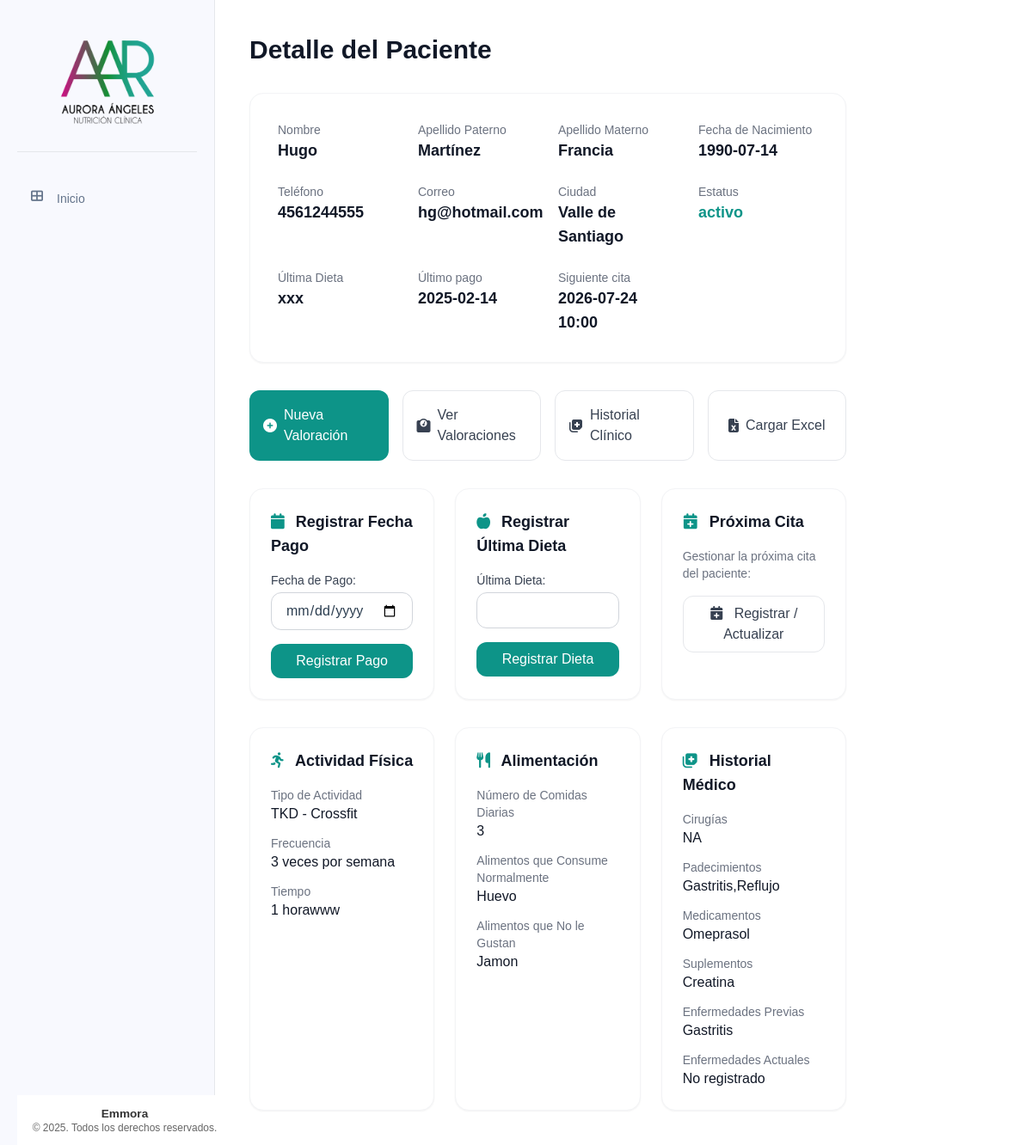
Page /pacientes/1 on the earlier database version.
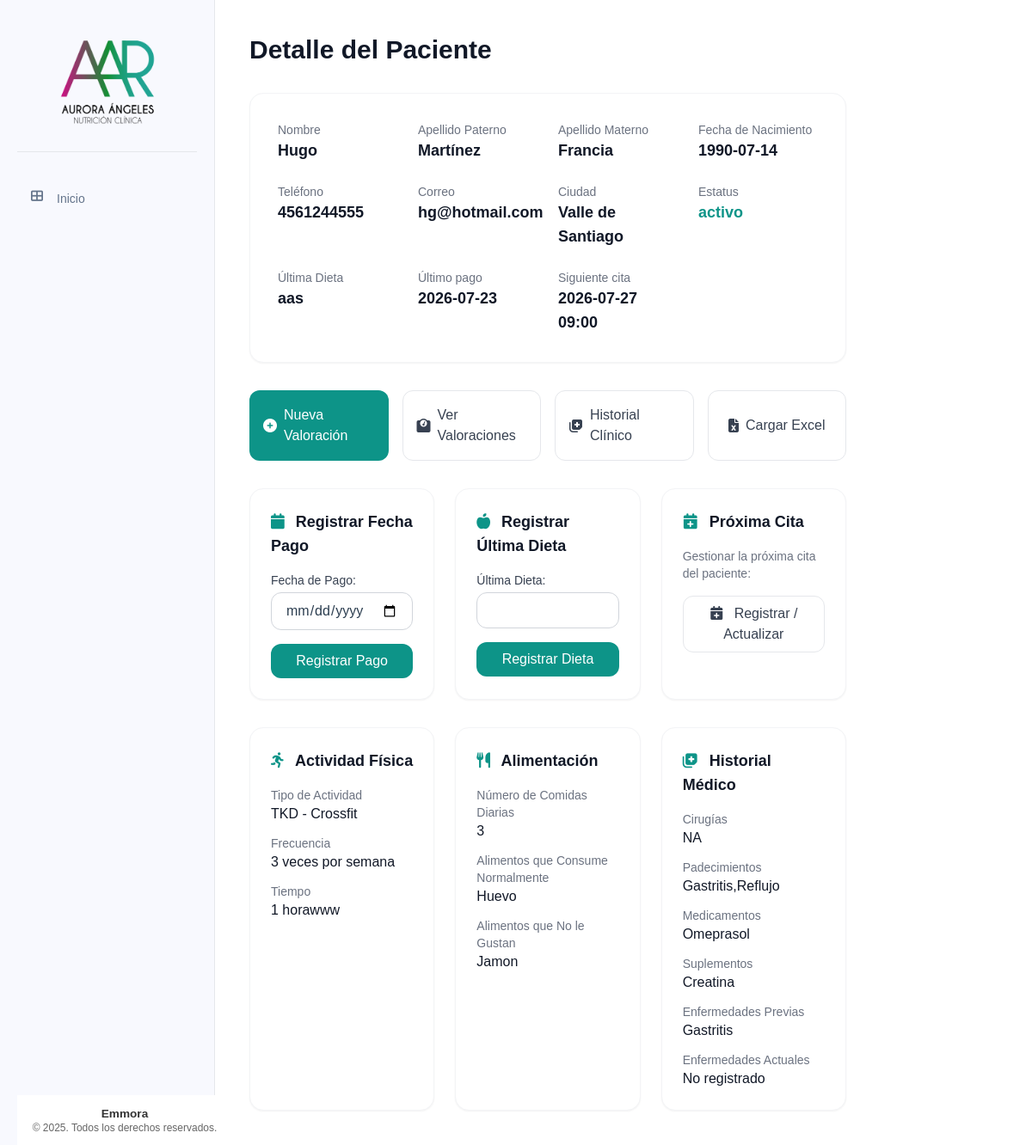
Same page on the later database version.
### tables this page shows
CREATE TABLE pacientes (
    id INTEGER PRIMARY KEY AUTOINCREMENT,
    nombre TEXT NOT NULL,
    apellido_paterno TEXT NOT NULL,
    apellido_materno TEXT NOT NULL,
    fecha_nacimiento DATE NOT NULL,
    telefono TEXT NOT NULL,
    correo TEXT UNIQUE NOT NULL,
    ciudad TEXT NOT NULL,
    fecha_registro TIMESTAMP DEFAULT CURRENT_TIMESTAMP,
    status TEXT NOT NULL DEFAULT 'activo' CHECK (status IN ('activo', 'inactivo'))
);

CREATE TABLE valoracion_antropometrica (
    id INTEGER PRIMARY KEY AUTOINCREMENT,
    paciente_id INTEGER NOT NULL,
    numero_cita INTEGER NOT NULL,
    fecha DATE NOT NULL,
    estatura FLOAT NOT NULL,
    peso FLOAT NOT NULL,
    imc FLOAT NOT NULL,
    grasa FLOAT NOT NULL,
    cintura FLOAT NOT NULL,
    torax FLOAT NOT NULL,
    brazo FLOAT NOT NULL,
    cadera FLOAT NOT NULL,
    pierna FLOAT NOT NULL,
    pantorrilla FLOAT NOT NULL,
    tension_arterial TEXT NOT NULL,
    frecuencia_cardiaca INTEGER NOT NULL,
    bicep FLOAT NOT NULL,
    tricep FLOAT NOT NULL,
    suprailiaco FLOAT NOT NULL,
    subescapular FLOAT NOT NULL,
    femoral FLOAT,
    porcentaje_grasa TEXT NOT NULL,
    --porcentaje_grasa_fem FLOAT NOT NULL,
    ultima_dieta TEXT,
    FOREIGN KEY (paciente_id) REFERENCES pacientes (id)
);

CREATE TABLE pagos (
    id INTEGER PRIMARY KEY AUTOINCREMENT,
    paciente_id INTEGER NOT NULL,
    fecha_pago DATE NOT NULL,
    FOREIGN KEY (paciente_id) REFERENCES pacientes (id)
);

CREATE TABLE historial_clinico (
    id INTEGER PRIMARY KEY AUTOINCREMENT,
    paciente_id INTEGER NOT NULL,
    cirugias TEXT,
    padecimientos TEXT,
    medicamentos TEXT,
    suplementos TEXT,
    enfermedades_previas TEXT,
    enfermedades_actuales TEXT,
    tipo_actividad_fisica TEXT,
    frecuencia_actividad_fisica TEXT,
    tiempo_actividad_fisica TEXT,
    numero_comidas_diarias INTEGER,
    alimentos_normales TEXT,
    alimentos_no_gustados TEXT,
    FOREIGN KEY (paciente_id) REFERENCES pacientes (id)
);

### app/controllers/pacientes.py (the view, shortened to what this page needs)
@pacientes.route('/<int:id>', methods=['GET', 'POST'])
def detalle_paciente(id):
    paciente = Paciente.obtener_por_id(id)
    if paciente is None:
        flash('Paciente no encontrado', 'error')
        return redirect(url_for('pacientes.lista_pacientes'))
    ultimo_pago = Pago.obtener_ultimo_pago(id)
    historial = HistorialClinico.obtener_por_paciente_id(id)
    ultima_valoracion = ValoracionAntropometrica.obtener_ultima_por_paciente(id)
    cita_id = request.args.get('cita_id', None)
    cita = None
    if cita_id:
        cita = Cita.obtener_por_id(cita_id)
    siguiente_cita_data = Cita.obtener_siguiente_cita(id)
    siguiente_cita = None
    if siguiente_cita_data:
        fecha_str = siguiente_cita_data['fecha']
        hora_str = siguiente_cita_data['hora']
        siguiente_cita = datetime.strptime(f"{fecha_str} {hora_str}", '%Y-%m-%d %H:%M')
    today = datetime.now()
    return render_template('pacientes/detalle_paciente.html',
                            paciente=paciente,
                            ultimo_pago=ultimo_pago,
                            historial=historial,
                            ultima_valoracion=ultima_valoracion,
                            cita=cita,
                            siguiente_cita=siguiente_cita,
                            today=today)

### app/templates/pacientes/detalle_paciente.html (shortened to what this page needs)
{% extends "base/base.html" %}
{% block content %}
<div class="max-w-6xl mx-auto">
    <div class="mb-8">
        <h1 class="text-3xl font-bold text-gray-900">Detalle del Paciente</h1>
    </div>
    <div class="bg-white p-8 rounded-2xl shadow-sm border border-gray-100 mb-8">
        <div class="grid grid-cols-1 md:grid-cols-2 lg:grid-cols-4 gap-6">
            <div>
                <p class="text-sm text-gray-500 font-medium">Nombre</p>
                <p class="text-lg font-semibold text-gray-900">{{ paciente['nombre'] }}</p>
            </div>
            <div>
                <p class="text-sm text-gray-500 font-medium">Apellido Paterno</p>
                <p class="text-lg font-semibold text-gray-900">{{ paciente['apellido_paterno'] }}</p>
            </div>
            <div>
                <p class="text-sm text-gray-500 font-medium">Apellido Materno</p>
                <p class="text-lg font-semibold text-gray-900">{{ paciente['apellido_materno'] }}</p>
            </div>
            <div>
                <p class="text-sm text-gray-500 font-medium">Fecha de Nacimiento</p>
                <p class="text-lg font-semibold text-gray-900">{{ paciente['fecha_nacimiento'] }}</p>
            </div>
            <div>
                <p class="text-sm text-gray-500 font-medium">Teléfono</p>
                <p class="text-lg font-semibold text-gray-900">{{ paciente['telefono'] }}</p>
            </div>
            <div>
                <p class="text-sm text-gray-500 font-medium">Correo</p>
                <p class="text-lg font-semibold text-gray-900">{{ paciente['correo'] }}</p>
            </div>
            <div>
                <p class="text-sm text-gray-500 font-medium">Ciudad</p>
                <p class="text-lg font-semibold text-gray-900">{{ paciente['ciudad'] }}</p>
            </div>
            <div>
                <p class="text-sm text-gray-500 font-medium">Estatus</p>
                <p class="text-lg font-semibold text-teal-600">{{ paciente['status'] }}</p>
            </div>
            <div>
                <p class="text-sm text-gray-500 font-medium">Última Dieta</p>
                <p class="text-lg font-semibold text-gray-900">{{ ultima_valoracion['ultima_dieta'] if ultima_valoracion else 'No registrada' }}</p>
            </div>
            <div>
                <p class="text-sm text-gray-500 font-medium">Último pago</p>
                <p class="text-lg font-semibold text-gray-900">{{ ultimo_pago['fecha_pago'] if ultimo_pago else 'No registrado' }}</p>
            </div>
            <div>
                <p class="text-sm text-gray-500 font-medium">Siguiente cita</p>
                <p class="text-lg font-semibold text-gray-900">
                    {% if siguiente_cita and siguiente_cita > today %}
                        {{ siguiente_cita.strftime('%Y-%m-%d %H:%M') }}
                    {% else %}
                        ----
                    {% endif %}
                </p>
            </div>
        </div>
    </div>
    <div class="grid grid-cols-1 sm:grid-cols-2 lg:grid-cols-4 gap-4 mb-8">
        <a href="{{ url_for('valoracion.nueva_valoracion', paciente_id=paciente['id']) }}" class="flex items-center justify-center gap-2 p-4 bg-teal-600 hover:bg-teal-700 text-white rounded-xl font-medium transition">
            <i class="fas fa-plus-circle"></i> Nueva Valoración
        </a>
        <a href="{{ url_for('valoracion.lista_valoraciones', paciente_id=paciente['id']) }}" class="flex items-center justify-center gap-2 p-4 bg-white border border-gray-200 hover:bg-gray-50 text-gray-700 rounded-xl font-medium transition">
            <i class="fas fa-weight"></i> Ver Valoraciones
        </a>
        <a href="{{ url_for('historial_clinico.ver_crear_historial', paciente_id=paciente['id']) }}" class="flex items-center justify-center gap-2 p-4 bg-white border border-gray-200 hover:bg-gray-50 text-gray-700 rounded-xl font-medium transition">
            <i class="fas fa-notes-medical"></i> Historial Clínico
        </a>
        <button type="button" id="btnOpenExcelModal" class="flex items-center justify-center gap-2 p-4 bg-white border border-gray-200 hover:bg-gray-50 text-gray-700 rounded-xl font-medium transition">
            <i class="fas fa-file-excel"></i> Cargar Excel
        </button>
    </div>
    <div class="grid grid-cols-1 lg:grid-cols-3 gap-6 mb-8">
        <div class="bg-white p-6 rounded-2xl shadow-sm border border-gray-100">
            <h3 class="text-lg font-semibold text-gray-900 mb-4"><i class="fas fa-calendar text-teal-600 mr-2"></i> Registrar Fecha Pago</h3>
            <form action="{{ url_for('pacientes.registrar_pago_paciente', id=paciente['id']) }}" method="POST" class="space-y-4">
                <div>
                    <label for="fecha_pago" class="block text-sm font-medium text-gray-700 mb-1">Fecha de Pago:</label>
                    <input type="date" id="fecha_pago" name="fecha_pago" class="w-full px-4 py-2 border border-gray-300 rounded-xl focus:ring-2 focus:ring-teal-500 focus:border-teal-500 transition" required>
                </div>
                <button type="submit" class="w-full py-2 px-4 bg-teal-600 hover:bg-teal-700 text-white rounded-xl font-medium transition">Registrar Pago</button>
            </form>
        </div>
        <div class="bg-white p-6 rounded-2xl shadow-sm border border-gray-100">
            <h3 class="text-lg font-semibold text-gray-900 mb-4"><i class="fas fa-apple-alt text-teal-600 mr-2"></i> Registrar Última Dieta</h3>
            <form action="{{ url_for('pacientes.detalle_paciente', id=paciente['id']) }}" method="POST" class="space-y-4">
                <div>
                    <label for="ultima_dieta" class="block text-sm font-medium text-gray-700 mb-1">Última Dieta:</label>
                    <input type="text" id="ultima_dieta" name="ultima_dieta" class="w-full px-4 py-2 border border-gray-300 rounded-xl focus:ring-2 focus:ring-teal-500 focus:border-teal-500 transition" maxlength="8" required>
                </div>
                <button type="submit" class="w-full py-2 px-4 bg-teal-600 hover:bg-teal-700 text-white rounded-xl font-medium transition">Registrar Dieta</button>
            </form>
        </div>
        <div class="bg-white p-6 rounded-2xl shadow-sm border border-gray-100">
            <h3 class="text-lg font-semibold text-gray-900 mb-4"><i class="fas fa-calendar-plus text-teal-600 mr-2"></i> Próxima Cita</h3>
            <div class="space-y-4">
                <p class="text-sm text-gray-500">Gestionar la próxima cita del paciente:</p>
                <button type="button" id="btnOpenModal" class="w-full py-2 px-4 bg-white border border-gray-200 hover:bg-gray-50 text-gray-700 rounded-xl font-medium transition">
                    <i class="fas fa-calendar-plus mr-2"></i> Registrar / Actualizar
                </button>
            </div>
        </div>
    </div>
    <div class="grid grid-cols-1 lg:grid-cols-3 gap-6">
    {% if historial %}
        <div class="bg-white p-6 rounded-2xl shadow-sm border border-gray-100">
            <h3 class="text-lg font-semibold text-gray-900 mb-4"><i class="fas fa-running text-teal-600 mr-2"></i> Actividad Física</h3>
            <div class="space-y-3">
                <div>
                    <p class="text-sm text-gray-500">Tipo de Actividad</p>
                    <p class="font-medium text-gray-900">{{ historial['tipo_actividad_fisica'] or 'No registrado' }}</p>
                </div>
                <div>
                    <p class="text-sm text-gray-500">Frecuencia</p>
                    <p class="font-medium text-gray-900">{{ historial['frecuencia_actividad_fisica'] or 'No registrado' }}</p>
                </div>
                <div>
                    <p class="text-sm text-gray-500">Tiempo</p>
                    <p class="font-medium text-gray-900">{{ historial['tiempo_actividad_fisica'] or 'No registrado' }}</p>
                </div>
            </div>
        </div>
        <div class="bg-white p-6 rounded-2xl shadow-sm border border-gray-100">
            <h3 class="text-lg font-semibold text-gray-900 mb-4"><i class="fas fa-utensils text-teal-600 mr-2"></i> Alimentación</h3>
            <div class="space-y-3">
                <div>
                    <p class="text-sm text-gray-500">Número de Comidas Diarias</p>
                    <p class="font-medium text-gray-900">{{ historial['numero_comidas_diarias'] or 'No registrado' }}</p>
                </div>
                <div>
                    <p class="text-sm text-gray-500">Alimentos que Consume Normalmente</p>
                    <p class="font-medium text-gray-900">{{ historial['alimentos_normales'] or 'No registrado' }}</p>
                </div>
                <div>
                    <p class="text-sm text-gray-500">Alimentos que No le Gustan</p>
                    <p class="font-medium text-gray-900">{{ historial['alimentos_no_gustados'] or 'No registrado' }}</p>
                </div>
            </div>
        </div>
        <div class="bg-white p-6 rounded-2xl shadow-sm border border-gray-100">
            <h3 class="text-lg font-semibold text-gray-900 mb-4"><i class="fas fa-notes-medical text-teal-600 mr-2"></i> Historial Médico</h3>
            <div class="space-y-3">
                <div>
                    <p class="text-sm text-gray-500">Cirugías</p>
                    <p class="font-medium text-gray-900">{{ historial['cirugias'] or 'No registrado' }}</p>
                </div>
                <div>
                    <p class="text-sm text-gray-500">Padecimientos</p>
                    <p class="font-medium text-gray-900">{{ historial['padecimientos'] or 'No registrado' }}</p>
                </div>
                <div>
                    <p class="text-sm text-gray-500">Medicamentos</p>
                    <p class="font-medium text-gray-900">{{ historial['medicamentos'] or 'No registrado' }}</p>
                </div>
                <div>
                    <p class="text-sm text-gray-500">Suplementos</p>
                    <p class="font-medium text-gray-900">{{ historial['suplementos'] or 'No registrado' }}</p>
                </div>
                <div>
                    <p class="text-sm text-gray-500">Enfermedades Previas</p>
                    <p class="font-medium text-gray-900">{{ historial['enfermedades_previas'] or 'No registrado' }}</p>
                </div>
                <div>
                    <p class="text-sm text-gray-500">Enfermedades Actuales</p>
                    <p class="font-medium text-gray-900">{{ historial['enfermedades_actuales'] or 'No registrado' }}</p>
                </div>
            </div>
        </div>
        {% else %}
            <div class="lg:col-span-3 bg-white p-6 rounded-2xl shadow-sm border border-gray-100 text-center text-gray-500">
                No hay historial clínico registrado.
            </div>
        {% endif %}
    </div>
</div>
{% endblock %}

### app/templates/base/base.html (shortened to what this page needs)
<!DOCTYPE html>
<html lang="es">
<head>
    <link rel="stylesheet" href="{{ url_for('static', filename='css/components/base.css') }}">
    <link rel="stylesheet" href="{{ url_for('static', filename='css/components/_forms.css') }}">
    <link rel="stylesheet" href="{{ url_for('static', filename='css/components/_tables.css') }}">
    <link rel="stylesheet" href="{{ url_for('static', filename='css/components/_buttons.css') }}">
    <link rel="stylesheet" href="{{ url_for('static', filename='css/components/_cards.css') }}">
    <link rel="stylesheet" href="{{ url_for('static', filename='css/components/_tabs.css') }}">
    <link rel="stylesheet" href="{{ url_for('static', filename='css/components/_modal.css') }}">
    <link rel="stylesheet" href="{{ url_for('static', filename='css/components/_sidebar.css') }}">
    <script src="https://cdn.tailwindcss.com"></script>
    <link rel="stylesheet" href="{{ url_for('static', filename='css/style.css') }}">
    <link href="https://cdnjs.cloudflare.com/ajax/libs/font-awesome/6.4.0/css/all.min.css" rel="stylesheet">
</head>
<body>
    <div class="container" x-data="{ menuOpen: false }">
        <nav class="sidebar">
            <div class="sidebar__header">
                <img src="{{ url_for('static', filename='img/logos/logo.png') }}"
                        alt="Sistema de Pacientes"
                        class="sidebar__logo"
                        onerror="this.onerror=null; this.src='{{ url_for('static', filename='img/logos/default-logo.png') }}'">
            </div>
            <ul class="sidebar__list">
                <li class="sidebar__item">
                    <a href="{{ url_for('main.index') }}" class="sidebar__link">
                        <i class="fas fa-th-large sidebar__icon"></i> Inicio
                    </a>
                </li>
            </ul>
            <div class="sidebar-footer">
                <div class="footer-content">
                    <p>Emmora</p>
                    <p>&copy; 2025. Todos los derechos reservados.</p>
                </div>
            </div>
        </nav>
        <main class="p-6 md:p-10 space-y-10">
            {% block content %}{% endblock %}
        </main>
    </div>
</body>
</html>

Differences in the rows shown:
no longer on this page (row unchanged): pagos: fecha_pago "2025-02-14"
changed valoracion_antropometrica: ultima_dieta "xxx" → "aas"
added pagos: fecha_pago "2026-07-23"
Other differences:
{{ siguiente_cita.strftime('%Y-%m-%d %H:%M') }}: "2026-07-24 10:00" → "2026-07-27 09:00"
